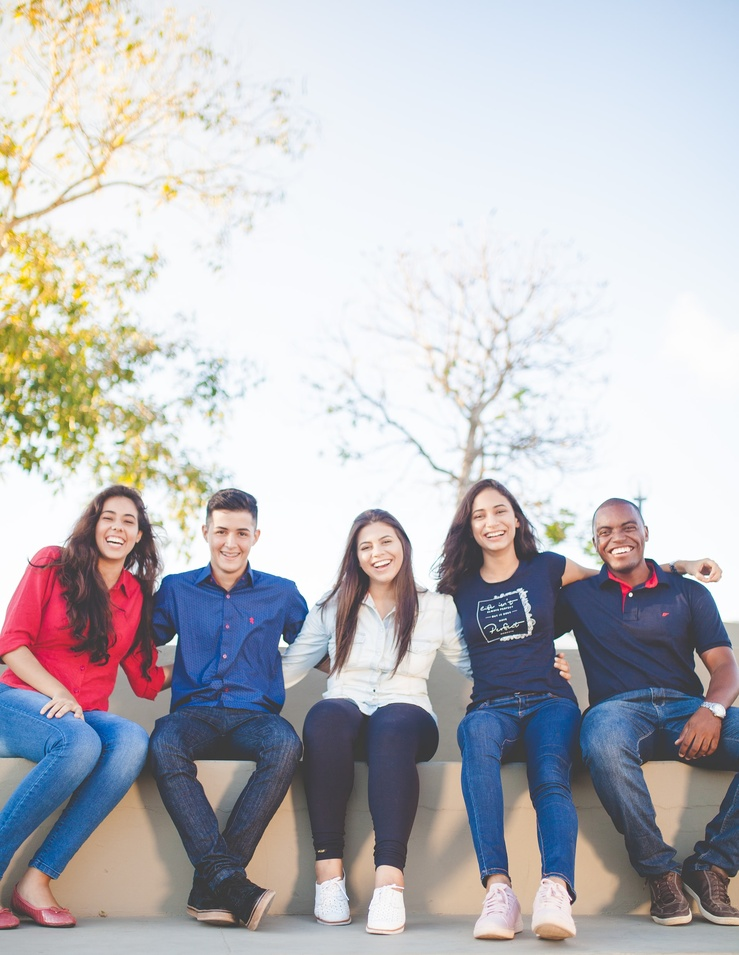
#> input picture friends.jpg, 739 x 955 px, shrunk from 1920 x 2483 before the run
$ python hide_faces.py friends.jpg   (older library calls are emulated)
#> lines starting #> are read from the running program, lines starting #| are printed output that depends on the picture; after the words box and inside, x2 and y2 are one past the last pixel; in counts of white or black regions, pixels touching at a corner belong together
# -*- coding: utf-8 -*-
"""
Created on Sat Jun 27 18:17:03 2020

@author: imdevskp
"""

import sys

import matplotlib.pyplot as plt
from matplotlib import patches

from skimage import data

from skimage.feature import Cascade
from skimage.filters import gaussian

def save_image(image):
    plt.imshow(image)
    plt.axis('off')
    save_img_name = 'face_hidden.jpg'
    plt.savefig(save_img_name, dpi=300, bbox_inches='tight', pad_inches=0)
    print('Image saved as', save_img_name)

def getFace(d):
    ''' Extracts the face rectangle from the image using the
    coordinates of the detected.'''

    # X and Y starting points of the face rectangle
    x, y = d['r'], d['c']

    # The width and height of the face rectangle
    width, height = d['r'] + d['width'], d['c'] + d['height']

    # Extract the detected face
    face= image[x:width, y:height]
    return face

def mergeBlurryFace(original, gaussian_image):
    # X and Y starting points of the face rectangle
    x, y = d['r'], d['c']

    # The width and height of the face rectangle
    width, height = d['r'] + d['width'], d['c'] + d['height']

    original[x:width, y:height] = gaussian_image
    return original

# read image
image = plt.imread(sys.argv[1])
#> image is the input picture: shape (955, 739, 3); mean R, G, B 187.2, 186, 190.2
image= image.copy()

# Load the trained file from the module root.
trained_file = data.lbp_frontal_face_cascade_filename()

# Initialize the detector cascade.
detector = Cascade(trained_file)

# Detect the faces
detected = detector.detect_multi_scale(img=image,
                                       scale_factor=1.2, step_ratio=1,
                                       min_size=(50, 50), max_size=(200, 200))
#> detected = 4 items
# No. of faces detected
print('No. of faces detected :', len(detected))
#| No. of faces detected : 4

# For each detected face
for d in detected:
    # Obtain the face cropped from detected coordinates
    face = getFace(d)

    # Apply gaussian filter to extracted face
    gaussian_face = gaussian(face, multichannel=True, sigma = 10)

    # Merge this blurry face to our final image and show it
    resulting_image = mergeBlurryFace(image, gaussian_face)
#> this loop made 4 passes
#> d on passes 1 to 4: {'r': 493, 'c': 463, 'width': 54, 'height': 54}, {'r': 496, 'c': 89, 'width': 59, 'height': 59}, {'r': 514, 'c': 202, 'width': 58, 'height': 58}, {'r': 524, 'c': 350, 'width': 53, 'height': 53}
#> pass 1, in getFace, `face= image[x:width, y:height]`:
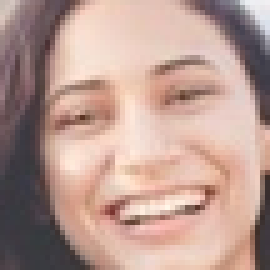
#> face: shape (54, 54, 3) (shown 5 times larger); mean R, G, B 185.4, 155.2, 145.8
#> pass 1, `gaussian_face = gaussian(face, multichannel=True, sigma = 10)`:
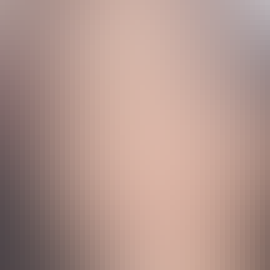
#> gaussian_face: shape (54, 54, 3) float64 (shown 5 times larger); mean R, G, B 0.704, 0.592, 0.559
#> pass 2, in getFace (call 2), `face= image[x:width, y:height]`:
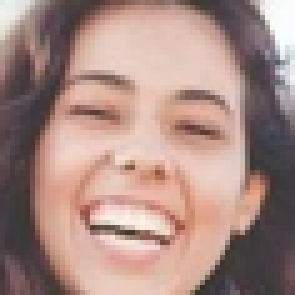
#> face: shape (59, 59, 3) (shown 5 times larger); mean R, G, B 169.1, 139.6, 132.2
#> after the loop: face: shape (53, 53, 3); every value is 0
#> after the loop:
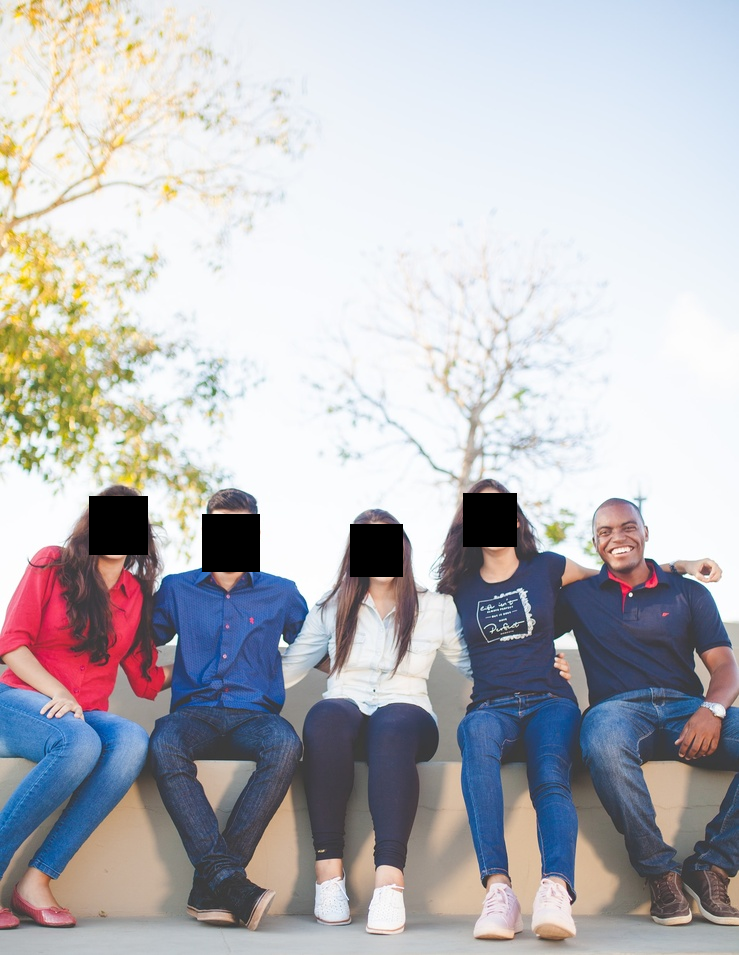
#> image: shape (955, 739, 3); 1.78% of pixels changed, all inside (x1, y1, x2, y2) = (89, 493, 517, 577)

save_image(resulting_image)
